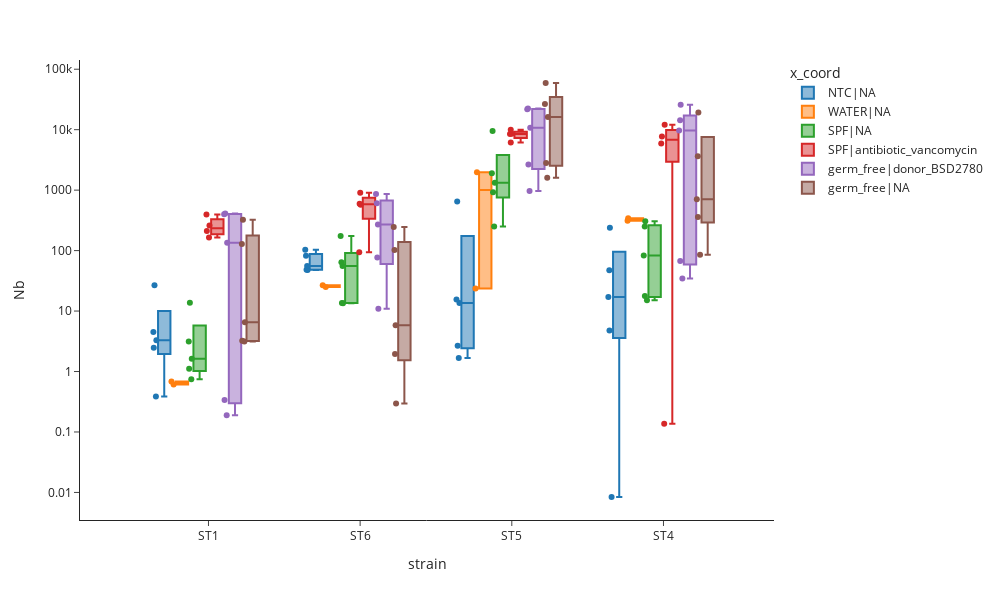

Notebook source saved alongside this figure:
### Code cell
from pandas.api.types import CategoricalDtype

df_plot = df_results.copy() #.dropna(subset = 'cage_id')
df_plot['mouse_type'] = df_plot.apply(lambda x: x['seq_sample_type'] if x['seq_sample_type'] != 'sample' else x['mouse_type'], axis = 1)

df_plot = df_plot.loc[(df_plot['sample_type'].str.contains('stool'))& (df_plot['time_point_h'] == '24 h')|
                        (df_plot['seq_sample_type']!='sample')].copy()
#df_plot = df_plot.sort_values(['cage_id', 'time', 'strain'], ascending=True)
df_plot['x_coord'] = df_plot['mouse_type'] +"|"+ df_plot['pretreatment'].fillna('NA')

df_plot = df_plot.groupby(['x_coord' ,'strain','sample_id'])['Nb'].mean()
df_plot = df_plot.reset_index()
display(df_plot['x_coord'].unique())
#sort
li_order = ['NTC|NA','WATER|NA', 'SPF|NA', 'SPF|antibiotic_vancomycin',  'germ_free|donor_BSD2780','germ_free|NA']
cat_type = CategoricalDtype(categories=li_order, ordered=True)

df_plot['x_coord'] = df_plot['x_coord'].astype(cat_type)
df_plot = df_plot.sort_values('x_coord')
fig = px.box(df_plot,
                 x = 'strain', #pretreatment',
                 y = 'Nb',
                 color = 'x_coord',
                 template = 'simple_white',
                 points = 'all',
                 #color_discrete_map=strain_color_dict,
                 #facet_col = 'mouse_type',
                 #facet_row = 'mouse_id',
                 log_y = True,
                 width = 1000,
                 height = 600
                 )
fig.show()
fig.write_image('P4C2T4T5-FP.png', scale = 1)

### Figure 1 — Plotly figure (JSON) as saved in the notebook; plotly's stock layout.template omitted (floating-point values rounded to 4 significant figures)
{"data": [{"alignmentgroup": "True", "boxpoints": "all", "hovertemplate": "x_coord=NTC|NA<br>strain=%{x}<br>Nb=%{y}<extra></extra>", "legendgroup": "NTC|NA", "marker": {"color": "#1F77B4"}, "name": "NTC|NA", "notched": false, "offsetgroup": "NTC|NA", "orientation": "v", "showlegend": true, "type": "box", "x": ["ST1", "ST6", "ST6", "ST6", "ST6", "ST5", "ST5", "ST5", "ST5", "ST5", "ST6", "ST4", "ST4", "ST4", "ST4", "ST1", "ST1", "ST1", "ST1", "ST4"], "x0": " ", "xaxis": "x", "y": [2.476, 48.19, 47.9, 55.4, 82.16, 1.676, 13.61, 2.674, 15.55, 651.0, 103.4, 47.42, 17.1, 4.766, 239.3, 26.81, 0.3863, 4.484, 3.295, 0.008407], "y0": " ", "yaxis": "y"}, {"alignmentgroup": "True", "boxpoints": "all", "hovertemplate": "x_coord=WATER|NA<br>strain=%{x}<br>Nb=%{y}<extra></extra>", "legendgroup": "WATER|NA", "marker": {"color": "#FF7F0E"}, "name": "WATER|NA", "notched": false, "offsetgroup": "WATER|NA", "orientation": "v", "showlegend": true, "type": "box", "x": ["ST6", "ST6", "ST5", "ST5", "ST4", "ST1", "ST1", "ST4"], "x0": " ", "xaxis": "x", "y": [25.08, 26.78, 23.51, 1981.0, 343.2, 0.6079, 0.6857, 312.4], "y0": " ", "yaxis": "y"}, {"alignmentgroup": "True", "boxpoints": "all", "hovertemplate": "x_coord=SPF|NA<br>strain=%{x}<br>Nb=%{y}<extra></extra>", "legendgroup": "SPF|NA", "marker": {"color": "#2CA02C"}, "name": "SPF|NA", "notched": false, "offsetgroup": "SPF|NA", "orientation": "v", "showlegend": true, "type": "box", "x": ["ST6", "ST6", "ST6", "ST6", "ST6", "ST5", "ST4", "ST5", "ST1", "ST1", "ST1", "ST1", "ST5", "ST1", "ST4", "ST4", "ST4", "ST5", "ST5", "ST4"], "x0": " ", "xaxis": "x", "y": [174.1, 13.53, 13.56, 55.58, 63.99, 9491.0, 83.35, 249.7, 0.7479, 1.11, 13.66, 1.622, 921.2, 3.135, 305.8, 17.75, 249.5, 1902.0, 1324.0, 15.03], "y0": " ", "yaxis": "y"}, {"alignmentgroup": "True", "boxpoints": "all", "hovertemplate": "x_coord=SPF|antibiotic_vancomycin<br>strain=%{x}<br>Nb=%{y}<extra></extra>", "legendgroup": "SPF|antibiotic_vancomycin", "marker": {"color": "#D62728"}, "name": "SPF|antibiotic_vancomycin", "notched": false, "offsetgroup": "SPF|antibiotic_vancomycin", "orientation": "v", "showlegend": true, "type": "box", "x": ["ST6", "ST6", "ST6", "ST6", "ST5", "ST5", "ST1", "ST1", "ST1", "ST4", "ST1", "ST4", "ST4", "ST5", "ST5", "ST4"], "x0": " ", "xaxis": "x", "y": [593.8, 904.7, 575.7, 94.08, 10010.0, 6121.0, 396.3, 210.0, 164.4, 0.1367, 260.7, 12040.0, 5910.0, 8561.0, 8465.0, 7694.0], "y0": " ", "yaxis": "y"}, {"alignmentgroup": "True", "boxpoints": "all", "hovertemplate": "x_coord=germ_free|donor_BSD2780<br>strain=%{x}<br>Nb=%{y}<extra></extra>", "legendgroup": "germ_free|donor_BSD2780", "marker": {"color": "#9467BD"}, "name": "germ_free|donor_BSD2780", "notched": false, "offsetgroup": "germ_free|donor_BSD2780", "orientation": "v", "showlegend": true, "type": "box", "x": ["ST4", "ST1", "ST1", "ST1", "ST4", "ST4", "ST4", "ST4", "ST5", "ST5", "ST5", "ST5", "ST1", "ST6", "ST6", "ST6", "ST5", "ST1", "ST6", "ST6"], "x0": " ", "xaxis": "x", "y": [25820.0, 135.3, 399.9, 411.7, 67.07, 34.52, 9660.0, 14310.0, 22430.0, 2668.0, 21850.0, 10750.0, 0.1896, 10.95, 76.71, 270.0, 971.3, 0.3366, 608.6, 865.0], "y0": " ", "yaxis": "y"}, {"alignmentgroup": "True", "boxpoints": "all", "hovertemplate": "x_coord=germ_free|NA<br>strain=%{x}<br>Nb=%{y}<extra></extra>", "legendgroup": "germ_free|NA", "marker": {"color": "#8C564B"}, "name": "germ_free|NA", "notched": false, "offsetgroup": "germ_free|NA", "orientation": "v", "showlegend": true, "type": "box", "x": ["ST6", "ST1", "ST1", "ST1", "ST1", "ST1", "ST4", "ST4", "ST4", "ST4", "ST4", "ST5", "ST5", "ST5", "ST5", "ST6", "ST6", "ST6", "ST6", "ST5"], "x0": " ", "xaxis": "x", "y": [5.81, 129.0, 322.7, 3.126, 3.214, 6.551, 3621.0, 19310.0, 361.2, 85.53, 707.7, 59170.0, 26580.0, 2824.0, 1608.0, 102.4, 245.6, 1.951, 0.2954, 16180.0], "y0": " ", "yaxis": "y"}], "layout": {"boxmode": "group", "height": 600, "legend": {"title": {"text": "x_coord"}, "tracegroupgap": 0}, "margin": {"t": 60}, "width": 1000, "xaxis": {"anchor": "y", "domain": [0, 1], "title": {"text": "strain"}}, "yaxis": {"anchor": "x", "domain": [0, 1], "title": {"text": "Nb"}, "type": "log"}}}
